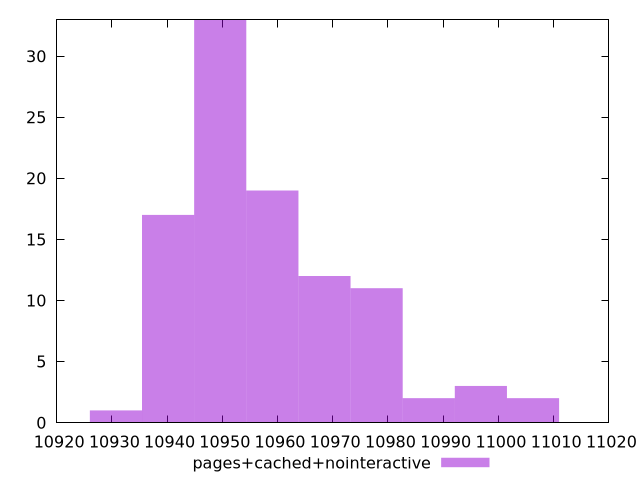

The gnuplot source for this figure:
$_pagesCachedNointeractive <<EOF
10959.062999738886 19
10968.502330488014 12
10949.623668989756 33
10930.745007491498 1
10940.184338240628 17
10977.941661237144 11
10987.380991986272 2
10996.820322735402 3
11006.25965348453 2
EOF
set key outside below
set terminal pngcairo
set output "report_00005_2020-11-02T22-26-11.212Z/interactive/pages+cached+nointeractive//raw_hist.png"
set yrange [0:33]
set boxwidth 9.4393307491291
set style fill transparent solid 0.5 noborder
plot $_pagesCachedNointeractive title "pages+cached+nointeractive" with boxes ,
